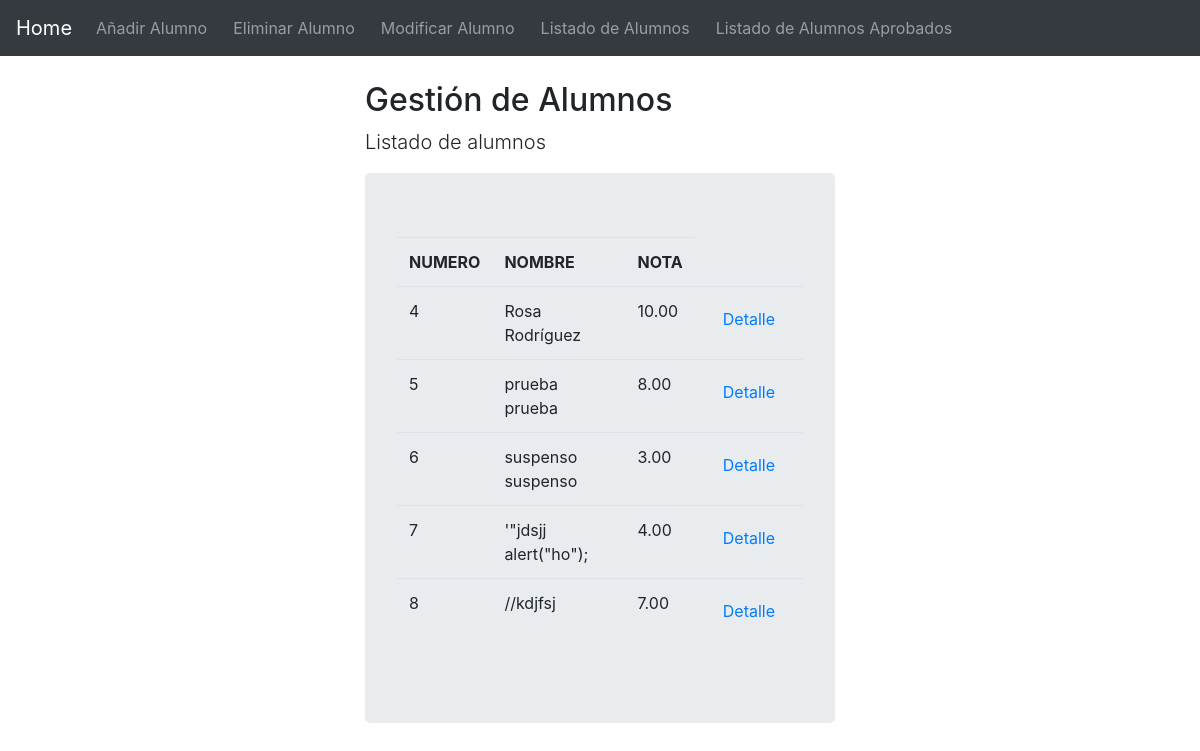
Screenshot of /listAlums with the database file from the repository.
### gestion_alumnos/models.py (models this page shows)
class Alumno(models.Model):
    nombre=models.CharField(max_length=80)
    dni=models.CharField(unique=True,max_length=9)
    email=models.EmailField(max_length=50)
    nota=models.DecimalField(max_digits=4,decimal_places=2)
    numero=models.AutoField(primary_key=True)

### gestion_alumnos/views.py (the view)
# urls.py: path('listAlums',listado,name='listall'),
def listado(request):
    lista_alumnos=Alumno.objects.all()
    return render(request,'listar.html',{'lista':lista_alumnos})

### gestion_alumnos/templates/listar.html (shortened to what this page needs)
{%extends 'base.html' %} {%block titulo %} Gestión de Alumnos{%endblock%} {%block subtitulo%}Listado de alumnos{%endblock%} {%block contenido %}
<div class="jumbotron">
    <table class="table">
        <th>NUMERO</th>
        <th>NOMBRE</th>
        <th>NOTA</th>
        {% for a in lista%}
        <tr>
            <td>{{a.numero}}</td>
            <td>{{a.nombre}}</td>
            <td>{{a.nota}}</td>
            <td><a class="nav-link" href="{% url 'detalle'  numero=a.numero %}">Detalle</a></td>
        </tr>
        {%endfor%}
    </table>
</div>
{% endblock %}

### gestion_alumnos/templates/base.html (shortened to what this page needs)
<!DOCTYPE html>
<html lang="en">
<head>
    <link rel="stylesheet" href="https://maxcdn.bootstrapcdn.com/bootstrap/4.0.0/css/bootstrap.min.css">
</head>
<body>
    <nav class="navbar navbar-expand-lg navbar-dark bg-dark">
        <a class="navbar-brand" href="/">Home</a>
        <div class="collapse navbar-collapse" id="navbarNav">
            <ul class="navbar-nav">
                <li class="nav-item">
                    <a class="nav-link" href="{% url 'add' %}">Añadir Alumno</a>
                </li>
                <li class="nav-item">
                    <a class="nav-link" href="{%url 'delete' %}">Eliminar Alumno</a>
                </li>
                <li class="nav-item">
                    <a class="nav-link" href="{%url 'search' %}">Modificar Alumno</a>
                </li>
                <li class="nav-item">
                    <a class="nav-link" href="{%url 'listall' %}">Listado de Alumnos</a>
                </li>
                <li class="nav-item">
                    <a class="nav-link" href="{%url 'listApto' %}">Listado de Alumnos Aprobados</a>
                </li>
            </ul>
        </div>
    </nav>
    <div class="contenido">
        <h2 class="display-6">{%block titulo %}{%endblock%}</h2>
        <p class="lead">{%block subtitulo%}{%endblock%}</p>
         {%block contenido %}{%endblock%}
    </div>
</body>
</html>

### gestion_alumnos/templates/base.html (style rules this page uses)
.contenido { width: 40%; margin-left: auto; margin-right: auto; margin-top: 20px; padding: 5px; }
li { display: inline-block; list-style: none; padding-right: 10px; }

### rows the page displays
Alumno: numero "4", nombre "Rosa Rodríguez", nota "10.00"
Alumno: numero "5", nombre "prueba prueba", nota "8.00"
Alumno: numero "6", nombre "suspenso suspenso", nota "3.00"
Alumno: numero "7", nombre "'\"jdsjj alert(\"ho\");", nota "4.00"
Alumno: numero "8", nombre "//kdjfsj", nota "7.00"
